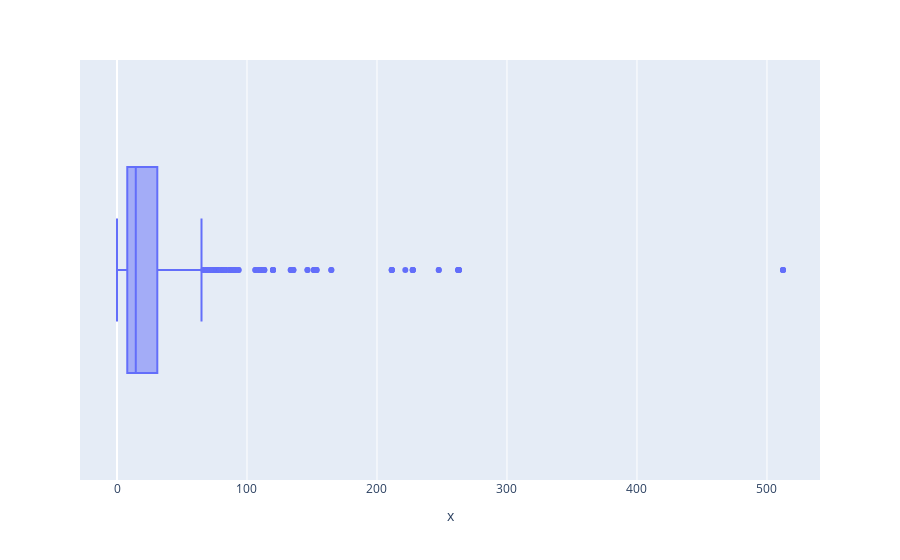

Source (notebook cell):
### Markdown cell above
"Fare" refers to the amount of money paid by each passenger for their ticket.  
The values for "Fare" range from 0 (indicating that the passenger did not pay any fare, possibly due to a complimentary or staff ticket) to 512.3292 (the highest fare paid by any passenger on board).  
Fares may also indicate a passenger's socioeconomic status or cabin class on a ship, and therefore their chances of survival.

### Code cell
get_boxplot(df, ['Fare'])

### Figure 1 — Plotly figure (JSON) as saved in the notebook; plotly's stock layout.template omitted (floating-point values rounded to 4 significant figures; data arrays with more than 128 entries replaced by an {"elided": "..."} marker saying what was removed)
{"data": [{"alignmentgroup": "True", "hovertemplate": "x=%{x}<extra></extra>", "legendgroup": "", "marker": {"color": "#636efa"}, "name": "", "notched": false, "offsetgroup": "", "orientation": "h", "showlegend": false, "type": "box", "x": {"elided": "891 float values"}, "x0": " ", "xaxis": "x", "y0": " ", "yaxis": "y"}], "layout": {"boxmode": "group", "legend": {"tracegroupgap": 0}, "margin": {"t": 60}, "xaxis": {"anchor": "y", "domain": [0, 1], "title": {"text": "x"}}, "yaxis": {"anchor": "x", "domain": [0, 1]}}}
